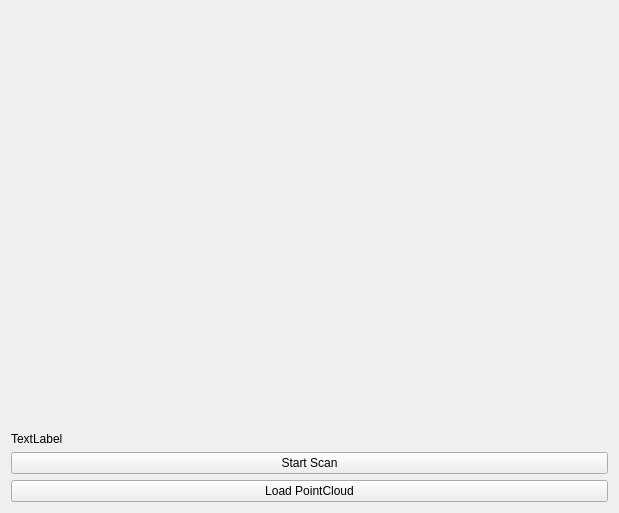
<?xml version="1.0" encoding="UTF-8"?>
<ui version="4.0">
 <class>MainWindow</class>
 <widget class="QMainWindow" name="MainWindow">
  <property name="geometry">
   <rect>
    <x>0</x>
    <y>0</y>
    <width>619</width>
    <height>513</height>
   </rect>
  </property>
  <property name="windowTitle">
   <string>FabScan</string>
  </property>
  <widget class="QWidget" name="centralWidget">
   <layout class="QVBoxLayout" name="verticalLayout_2">
    <item>
     <widget class="MainWidget" name="widget" native="true">
      <property name="sizePolicy">
       <sizepolicy hsizetype="Expanding" vsizetype="Expanding">
        <horstretch>0</horstretch>
        <verstretch>0</verstretch>
       </sizepolicy>
      </property>
     </widget>
    </item>
    <item>
     <layout class="QGridLayout" name="gridLayout">
      <item row="0" column="0">
       <widget class="QLabel" name="label">
        <property name="text">
         <string>TextLabel</string>
        </property>
       </widget>
      </item>
      <item row="1" column="0">
       <widget class="QPushButton" name="myButton">
        <property name="text">
         <string>Start Scan</string>
        </property>
       </widget>
      </item>
      <item row="2" column="0">
       <widget class="QPushButton" name="pushButton">
        <property name="text">
         <string>Load PointCloud</string>
        </property>
       </widget>
      </item>
     </layout>
    </item>
   </layout>
  </widget>
  <widget class="QMenuBar" name="menuBar">
   <property name="geometry">
    <rect>
     <x>0</x>
     <y>0</y>
     <width>619</width>
     <height>22</height>
    </rect>
   </property>
  </widget>
 </widget>
 <layoutdefault spacing="6" margin="11"/>
 <customwidgets>
  <customwidget>
   <class>MainWidget</class>
   <extends>QWidget</extends>
   <header>mainwidget.h</header>
   <container>1</container>
  </customwidget>
 </customwidgets>
 <resources/>
 <connections/>
</ui>
